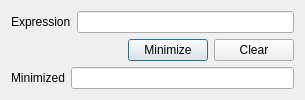
<?xml version="1.0" encoding="UTF-8"?>
<ui version="4.0">
 <class>Dialog</class>
 <widget class="QDialog" name="Dialog">
  <property name="geometry">
   <rect>
    <x>0</x>
    <y>0</y>
    <width>305</width>
    <height>99</height>
   </rect>
  </property>
  <property name="windowTitle">
   <string>Dialog</string>
  </property>
  <layout class="QGridLayout" name="gridLayout">
   <item row="0" column="0">
    <layout class="QHBoxLayout" name="horizontalLayout">
     <item>
      <widget class="QLabel" name="label">
       <property name="text">
        <string>Expression</string>
       </property>
      </widget>
     </item>
     <item>
      <widget class="QLineEdit" name="expressionLineEdit"/>
     </item>
    </layout>
   </item>
   <item row="1" column="0">
    <layout class="QHBoxLayout" name="horizontalLayout_2">
     <item>
      <spacer name="horizontalSpacer">
       <property name="orientation">
        <enum>Qt::Horizontal</enum>
       </property>
       <property name="sizeHint" stdset="0">
        <size>
         <width>40</width>
         <height>20</height>
        </size>
       </property>
      </spacer>
     </item>
     <item>
      <widget class="QPushButton" name="minimizeButton">
       <property name="text">
        <string>Minimize</string>
       </property>
      </widget>
     </item>
     <item>
      <widget class="QPushButton" name="clearButton">
       <property name="text">
        <string>Clear</string>
       </property>
      </widget>
     </item>
    </layout>
   </item>
   <item row="2" column="0">
    <layout class="QHBoxLayout" name="horizontalLayout_3">
     <item>
      <widget class="QLabel" name="label_2">
       <property name="text">
        <string>Minimized</string>
       </property>
      </widget>
     </item>
     <item>
      <widget class="QLineEdit" name="resultLineEdit"/>
     </item>
    </layout>
   </item>
  </layout>
 </widget>
 <resources/>
 <connections/>
</ui>
